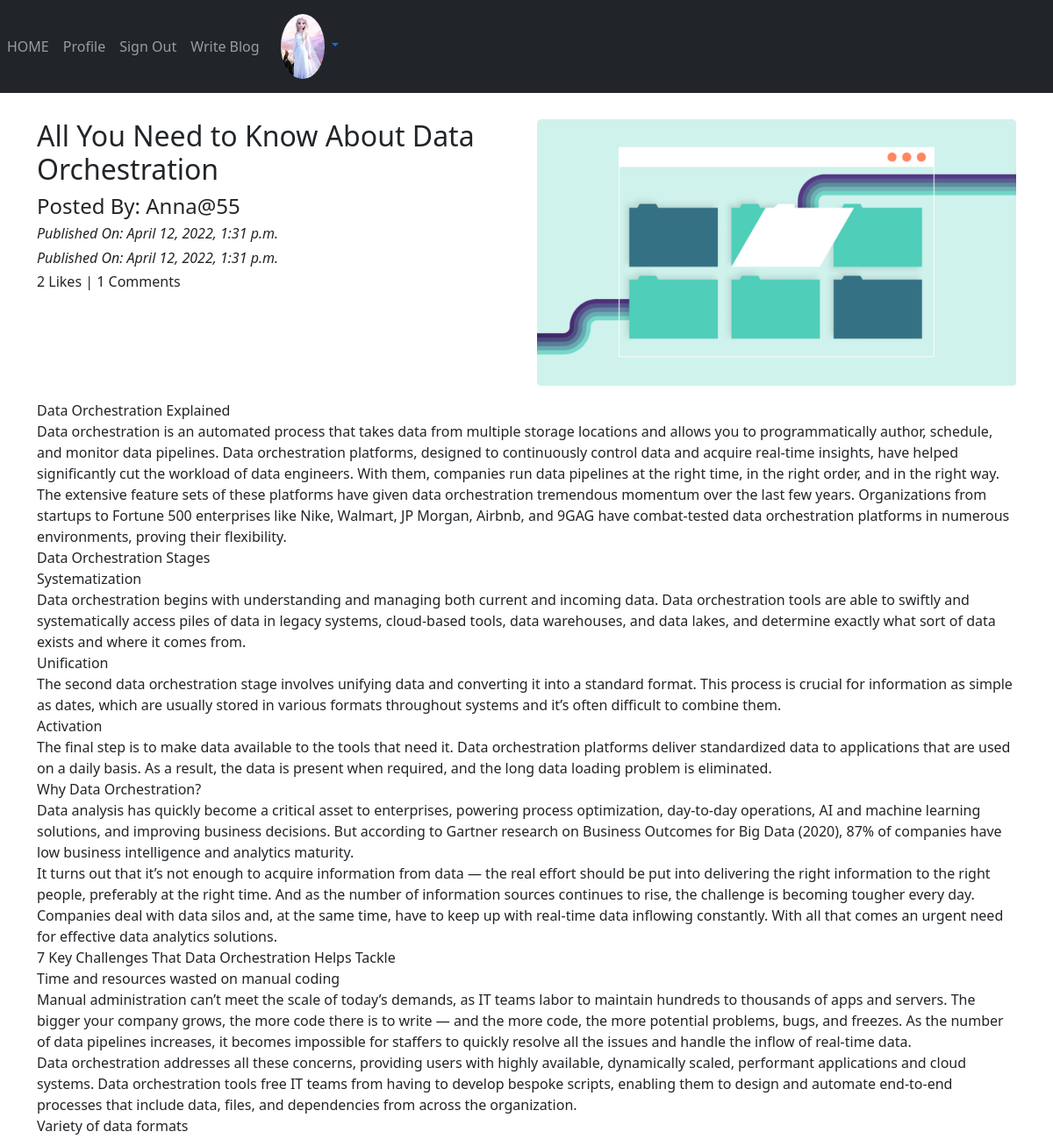
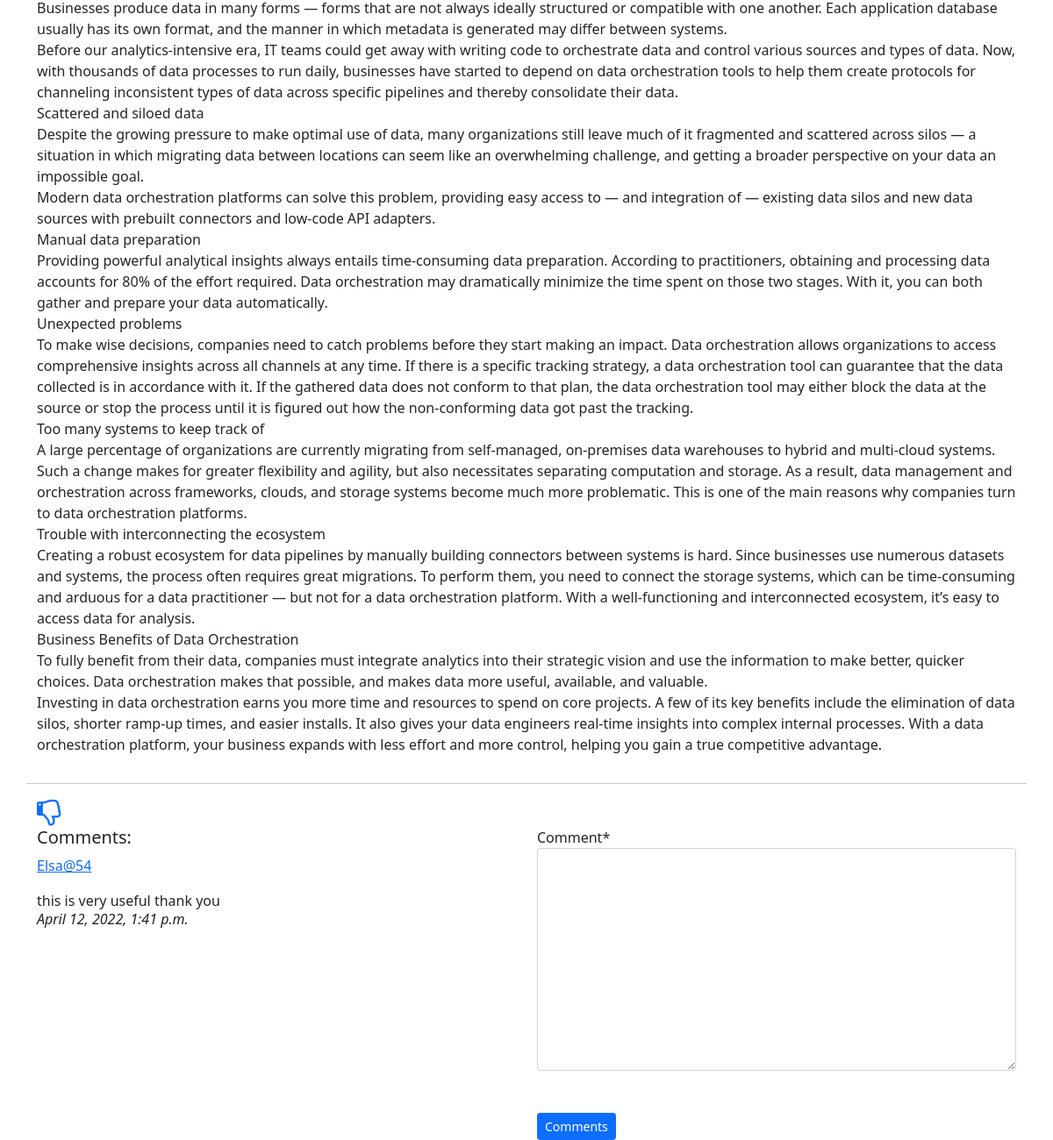
Screenshot of /blog/details/All-You-Need-to-Know-About-Data-Orchestration-10b00db5-b961-4b75-a478-b486848e0a73 (signed in) with the database file from the repository (2 pictures, top to bottom).
### App_Login/models.py (models this page shows)
class UserProfile(models.Model):
    user = models.OneToOneField(User, related_name="user_profile", on_delete=models.CASCADE)
    profile_pic = models.ImageField(upload_to='profile_pics/')

### App_Blog/models.py (models this page shows, shortened)
class Blog(models.Model):
    author = models.ForeignKey(User, on_delete=models.CASCADE, related_name='post_author')
    blog_title = models.CharField(max_length= 264, verbose_name='Put a Title')
    slug = models.SlugField(max_length= 264, unique=True)
    blog_content = models.TextField(verbose_name='What is on your mind??')
    blog_image = models.ImageField(verbose_name='Blog Image', upload_to='blog_image')
    publish_date = models.DateTimeField(auto_now_add=True)
    update_date= models.DateTimeField(auto_now=True)
    objects = models.Manager()

class Comment(models.Model):
    blog = models.ForeignKey(Blog, on_delete=models.CASCADE, related_name='blog_comment')
    user = models.ForeignKey(User, on_delete=models.CASCADE, related_name='user_comment')
    comment = models.TextField()
    comment_date = models.DateTimeField(auto_now_add=True)
    objects = models.Manager()
    class Meta:
        ordering = ['-comment_date']

### App_Blog/views.py (the view, shortened to what this page needs)
# urls.py: path('details/<slug:slug>', views.blog_details, name='blog_details'),
def blog_details(request, slug):
    blog = Blog.objects.get(slug=slug)
    comment_form = CommentForm()
    already_liked = Likes.objects.filter(blog=blog, user=request.user)
    if already_liked:
        liked = True
    else:
        liked = False
    return render(request, 'App_Blog/blog_details.html', context = { 'blog': blog, 'comment_form':comment_form, 'liked':liked })

### App_Blog/forms.py
class CommentForm(forms.ModelForm):
    class Meta:
        model = Comment
        fields = ('comment', )

### templates/App_Blog/blog_details.html (shortened to what this page needs)
{% extends 'base.html' %}
{% load crispy_forms_tags %}
{% block body_block %}
    <div class="row">
        <div class="col-sm-6">
            <h2>{{ blog.blog_title }}</h2>
            <h4>Posted By: {{ blog.author }}</h4>
            <h6><i>Published On: {{ blog.publish_date }}</i></h6>
            <h6><i>Published On: {{ blog.update_date }}</i></h6>
            <h6>{{ blog.liked_blog.count }} Likes | {{ blog.blog_comment.count }} Comments</h6>
        </div>
        <div class="col-sm-6">
            <img src="/media/{{ blog.blog_image }}" width="100%">
        </div>
        <p>{{ blog.blog_content|linebreaks }}</p>
        <hr>
        {% if not liked %}
        <a href="{% url 'App_Blog:liked_post' pk=blog.pk %}"><i class="fa fa-thumbs-o-up fa-2x"></i></a>
        {% else %}
        <a href="{% url 'App_Blog:unliked_post' pk=blog.pk %}"><i class="fa fa-thumbs-o-down fa-2x"></i></a>
        {% endif %}
    </div>
    <div class="row">
        <div class="col-sm-6">
            <h5>Comments:</h5>
            {% for comment in blog.blog_comment.all %}
            <p>
            <a href="#">{{comment.user}}</a>
            </p>
            {{ comment.comment }}
            <br>
            <h6><i>{{ comment.comment_date }}</i></h6>
            {% endfor %}
        </div>
        <div class="col-sm-6">
            <form method="post" enctype="multipart/form-data">
                {{ comment_form | crispy }}
                <br><br>
                <button type="submit" class="btn btn-primary btn-sm">Comments</button>
            </form>
        </div>
    </div>
{% endblock %}

### templates/base.html (shortened to what this page needs)
<!doctype html>
<html lang="en">
  <head>
    <link href="https://cdn.jsdelivr.net/npm/bootstrap@5.1.3/dist/css/bootstrap.min.css" rel="stylesheet">
    <link href="https://maxcdn.bootstrapcdn.com/font-awesome/4.7.0/css/font-awesome.min.css" rel="stylesheet">
  </head>
  <body>
    <nav class="navbar navbar-expand-sm bg-dark navbar-dark">
        <ul class="navbar-nav">
                <li class="nav-item active">
                    <a class="nav-link" href="{%url 'index' %}">HOME</a>
                </li>
            {% if user.is_authenticated %}
                <li class="nav-item active">
                    <a class="nav-link" href="{% url 'App_Login:profile' %}">Profile</a>
                </li>
                <li class="nav-item active">
                    <a class="nav-link" href="{% url 'App_Login:logout' %}">Sign Out</a>
                </li>
                <li class="nav-item active">
                    <a class="nav-link" href="{% url 'App_Blog:create_blog' %}">Write Blog</a>
                </li>
            {% endif %}
        </ul>
        {% if user.is_authenticated %}
         <div class="nav-item navbar-right dropdown" >
            <a class="nav-link dropdown-toggle" href="#" id="navbardrop" data-bs-toggle="dropdown">
                <img src="/media/{{ user.user_profile.profile_pic}}" class="rounded-circle" width="50px">
            </a>
        </div>
        {% endif %}
    </nav>
    <div class="container" style="padding-top:30px">
        {% block body_block %}
        {% endblock %}
    </div>
  </body>
</html>

### rows the page displays
Blog: blog_title "All You Need to Know About Data Orchestration", author "Anna@55", publish_date "April 12, 2022, 1:31 p.m.", update_date "April 12, 2022, 1:31 p.m.", liked_blog.count "2", blog_comment.count "1", blog_image (picture), blog_content "Data Orchestration Explained Data orchestration is an automated process that takes data from multiple storage locations and allows you to programmatically author, schedule, and monitor data pipelines. Data orchestration platforms, designed to continuously control data and acquire real-time insights, have helped significantly cut the workload of data engineers. With them, companies run data pipelines at the right time, in the right order, and in the right way. The extensive feature sets of these platforms have given data orchestration tremendous momentum over the last few years. Organizations from startups to Fortune 500 enterprises like Nike, Walmart, JP Morgan, Airbnb, and 9GAG have…"
Comment: user "Elsa@54", comment "this is very useful thank you", comment_date "April 12, 2022, 1:41 p.m."
